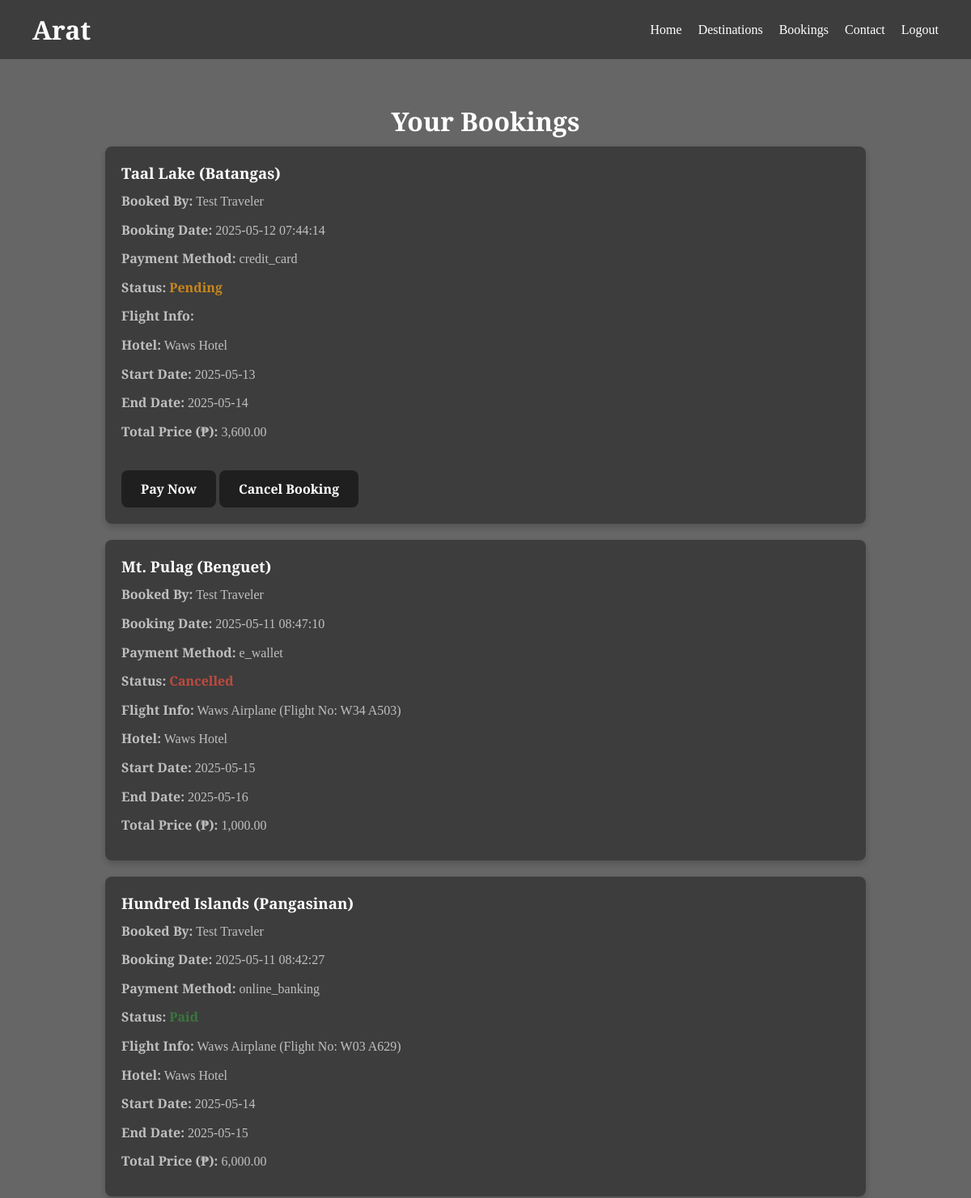
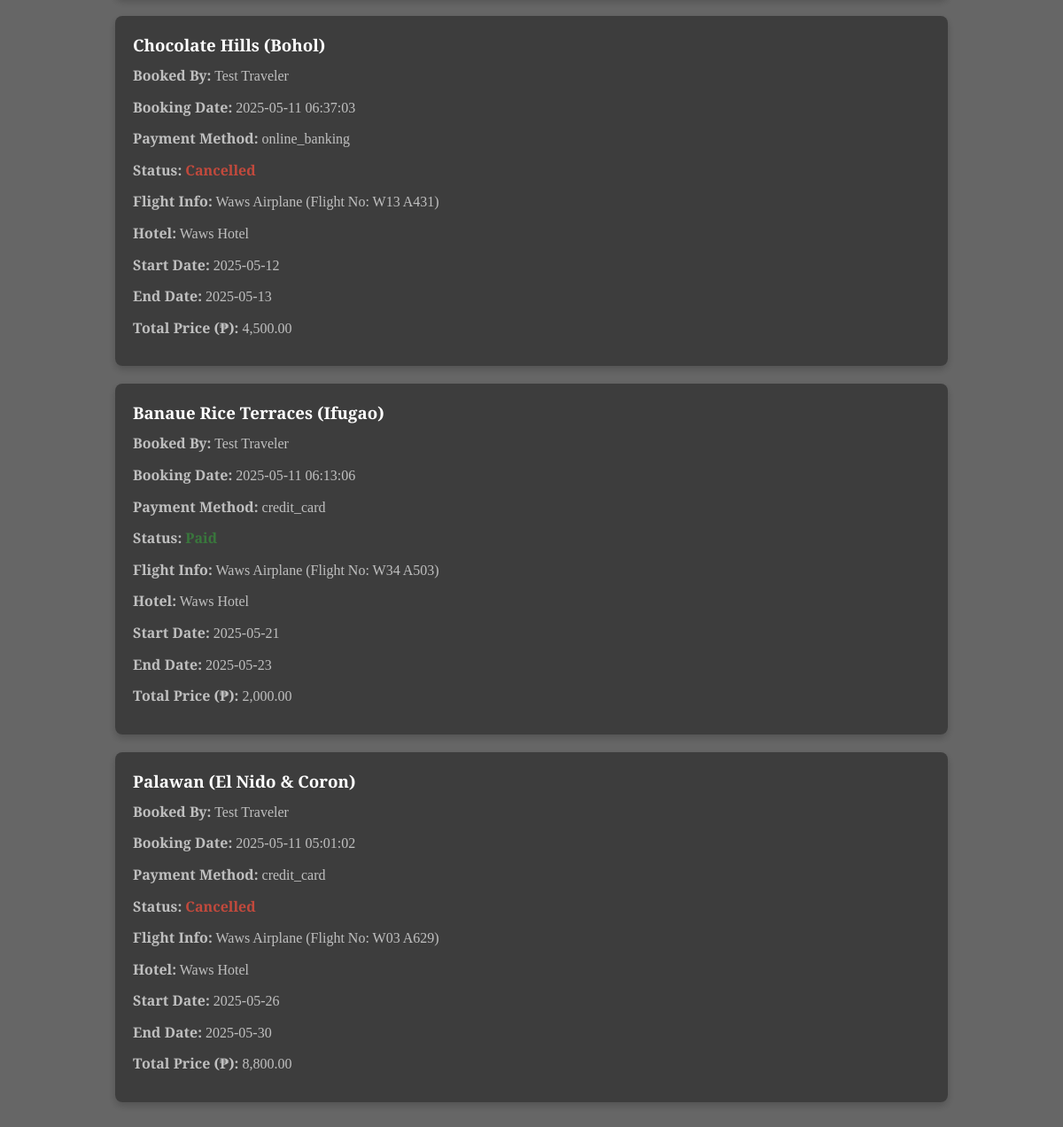
The page /frontend/traveler/bookings.php (signed in) on the database its author committed (2 pictures, top to bottom).
### tables this page shows
CREATE TABLE `bookings` (
  `id` int(11) NOT NULL,
  `user_id` int(11) NOT NULL,
  `package_id` int(11) NOT NULL,
  `booking_date` timestamp NOT NULL DEFAULT current_timestamp(),
  `payment_method` enum('credit_card','online_banking','e_wallet') NOT NULL,
  `special_requests` text DEFAULT NULL,
  `status` enum('pending','paid','cancelled') NOT NULL,
  `num_travelers` int(11) NOT NULL DEFAULT 1,
  `total_price` decimal(10,2) DEFAULT NULL
);

CREATE TABLE `destinations` (
  `id` int(11) NOT NULL,
  `operator_id` int(11) DEFAULT NULL,
  `name` varchar(100) DEFAULT NULL,
  `description` text DEFAULT NULL,
  `image_url` varchar(255) DEFAULT NULL,
  `itinerary` text DEFAULT NULL,
  `flight_info` varchar(255) DEFAULT NULL,
  `hotel` varchar(255) DEFAULT NULL,
  `start_date` date DEFAULT NULL,
  `end_date` date DEFAULT NULL,
  `price` decimal(10,2) DEFAULT NULL,
  `created_at` datetime DEFAULT current_timestamp(),
  `max_slots` int(11) DEFAULT 20,
  `is_featured` tinyint(1) DEFAULT 0
);

CREATE TABLE `users` (
  `id` int(11) NOT NULL,
  `name` varchar(100) DEFAULT NULL,
  `email` varchar(100) DEFAULT NULL,
  `password` varchar(255) DEFAULT NULL,
  `role` enum('traveler','operator','admin') DEFAULT 'traveler',
  `created_at` timestamp NOT NULL DEFAULT current_timestamp(),
  `status` enum('active','inactive') DEFAULT 'active'
);

### frontend/traveler/bookings.php (the view, shortened to what this page needs)
<?php
require_once '../../backend/config/db.php';
$user_id = $_SESSION['user_id'];
try {
    $stmt = $pdo->prepare("
        SELECT
            b.id AS booking_id,
            u.name AS user_name,
            b.booking_date,
            b.payment_method,
            b.status,
            d.name AS destination_name,
            d.itinerary,
            d.flight_info,
            d.hotel,
            d.start_date,
            d.end_date,
            d.price,
            b.num_travelers,  -- Fetch the number of travelers
            d.price * b.num_travelers AS total_price,  -- Calculate the total price (price * num_travelers)
            d.image_url
        FROM bookings b
        JOIN destinations d ON b.package_id = d.id
        JOIN users u ON b.user_id = u.id
        WHERE b.user_id = ?
        ORDER BY b.booking_date DESC
    ");
    $stmt->execute([$user_id]);
    $bookings = $stmt->fetchAll(PDO::FETCH_ASSOC);
} catch (PDOException $e) {
    die("Error fetching bookings: " . $e->getMessage());
}
?>
<!DOCTYPE html>
<html lang="en">
<head>
</head>
<body>
    <section class="hero">
        <header>
            <h1>Arat</h1>
            <nav>
              <a href="dashboard.php">Home</a>
              <a href="destinations.php">Destinations</a>
              <a href="bookings.php">Bookings</a>
              <a href="contact.php">Contact</a>
              <a href="/backend/auth/logout.php">Logout</a>
            </nav>
        </header>
    </section>
  <div class="overlay">
    <div class="container">
      <center><h1>Your Bookings</h1></center>
      <?php if (count($bookings) === 0): ?>
        <p style="text-align: center;">You have no bookings yet.</p>
      <?php else: ?>
        <?php foreach ($bookings as $booking): ?>
          <div class="booking-item">
            <h3><?= htmlspecialchars($booking['destination_name']) ?></h3>
            <p><strong>Booked By:</strong> <?= htmlspecialchars($booking['user_name']) ?></p>
            <p><strong>Booking Date:</strong> <?= htmlspecialchars($booking['booking_date']) ?></p>
            <p><strong>Payment Method:</strong> <?= htmlspecialchars($booking['payment_method']) ?></p>
            <p><strong>Status:</strong> <span class="status <?= strtolower($booking['status']) ?>"><?= ucfirst($booking['status']) ?></span></p>
            <p><strong>Flight Info:</strong> <?= htmlspecialchars($booking['flight_info'] ?? 'Not specified') ?></p>
            <p><strong>Hotel:</strong> <?= htmlspecialchars($booking['hotel'] ?? 'Not specified') ?></p>
            <p><strong>Start Date:</strong> <?= htmlspecialchars($booking['start_date'] ?? 'N/A') ?></p>
            <p><strong>End Date:</strong> <?= htmlspecialchars($booking['end_date'] ?? 'N/A') ?></p>
            <p><strong>Total Price (₱):</strong> <?= number_format($booking['total_price'], 2) ?></p>
            <?php if ($booking['status'] === 'pending'): ?>
              <a href="pay_now.php?booking_id=<?= $booking['booking_id'] ?>" class="btn">Pay Now</a>
              <a href="cancel_confirmation.php?booking_id=<?= $booking['booking_id'] ?>" class="btn">Cancel Booking</a>
            <?php endif; ?>
          </div>
        <?php endforeach; ?>
      <?php endif; ?>
    </div>
  </div>
</body>
</html>

### frontend/traveler/bookings.php (style rules this page uses)
* { box-sizing: border-box; margin: 0; padding: 0; }
body { font-family: 'Playfair Display', serif; background-image: url('/image/arat1.jpg'); background-size: cover; background-position: center; background-attachment: fixed; color: #fff; }
header { position: absolute; top: 0; left: 0; width: 100%; padding: 15px 40px; display: flex; align-items: center; z-index: 10; background: rgba(0, 0, 0, 0.4); }
header h1 { font-family: 'Playfair Display', serif; font-size: 32px; color: #fff; margin: 0; }
nav { position: absolute; right: 40px; display: flex; align-items: center; }
nav a { margin-left: 20px; color: #fff; text-decoration: none; font-weight: 500; font-size: 16px; transition: color 0.3s; }
.overlay { background-color: rgba(0, 0, 0, 0.6); min-height: 100vh; display: flex; justify-content: center; align-items: center; padding: 40px 20px; }
.container { margin-top: 5%; color: rgba(255, 255, 255, 0.67); padding: 30px; border-radius: 15px; width: 90%; max-width: 1000px; overflow-y: auto; }
h1 { font-size: 32px; margin-bottom: 10px; color:rgb(255, 255, 255); }
p { margin: 10px 0; line-height: 1.6; }
.booking-item { background: rgba(0, 0, 0, 0.4); padding: 20px; margin-bottom: 20px; border-radius: 8px; box-shadow: 0 4px 10px rgba(0,0,0,0.2); }
.booking-item h3 { margin-bottom: 10px; color:rgb(255, 255, 255); }
.btn { display: inline-block; margin-top: 25px; padding: 12px 24px; background-color: rgba(0, 0, 0, 0.5); color: white; text-decoration: none; font-weight: bold; border-radius: 8px; transition: background-color 0.3s; }
.status { font-weight: bold; }
.status.pending { color:rgba(243, 157, 18, 0.76); }
.status.paid { color:rgba(56, 142, 60, 0.72); }
.status.cancelled { color:rgba(231, 77, 60, 0.78); }

### rows shown on the page
bookings: package.name "Taal Lake (Batangas)", user.name "Test Traveler", booking_date "2025-05-12 07:44:14", payment_method "credit_card", status "Pending", package.hotel "Waws Hotel", package.start_date "2025-05-13", package.end_date "2025-05-14", total_price "3,600.00"
bookings: package.name "Mt. Pulag (Benguet)", user.name "Test Traveler", booking_date "2025-05-11 08:47:10", payment_method "e_wallet", status "Cancelled", package.flight_info "Waws Airplane (Flight No: W34 A503)", package.hotel "Waws Hotel", package.start_date "2025-05-15", package.end_date "2025-05-16", total_price "1,000.00"
bookings: package.name "Hundred Islands (Pangasinan)", user.name "Test Traveler", booking_date "2025-05-11 08:42:27", payment_method "online_banking", status "Paid", package.flight_info "Waws Airplane (Flight No: W03 A629)", package.hotel "Waws Hotel", package.start_date "2025-05-14", package.end_date "2025-05-15", total_price "6,000.00"
bookings: package.name "Chocolate Hills (Bohol)", user.name "Test Traveler", booking_date "2025-05-11 06:37:03", payment_method "online_banking", status "Cancelled", package.flight_info "Waws Airplane (Flight No: W13 A431)", package.hotel "Waws Hotel", package.start_date "2025-05-12", package.end_date "2025-05-13", total_price "4,500.00"
bookings: package.name "Banaue Rice Terraces (Ifugao)", user.name "Test Traveler", booking_date "2025-05-11 06:13:06", payment_method "credit_card", status "Paid", package.flight_info "Waws Airplane (Flight No: W34 A503)", package.hotel "Waws Hotel", package.start_date "2025-05-21", package.end_date "2025-05-23", total_price "2,000.00"
bookings: package.name "Palawan (El Nido & Coron)", user.name "Test Traveler", booking_date "2025-05-11 05:01:02", payment_method "credit_card", status "Cancelled", package.flight_info "Waws Airplane (Flight No: W03 A629)", package.hotel "Waws Hotel", package.start_date "2025-05-26", package.end_date "2025-05-30", total_price "8,800.00"
